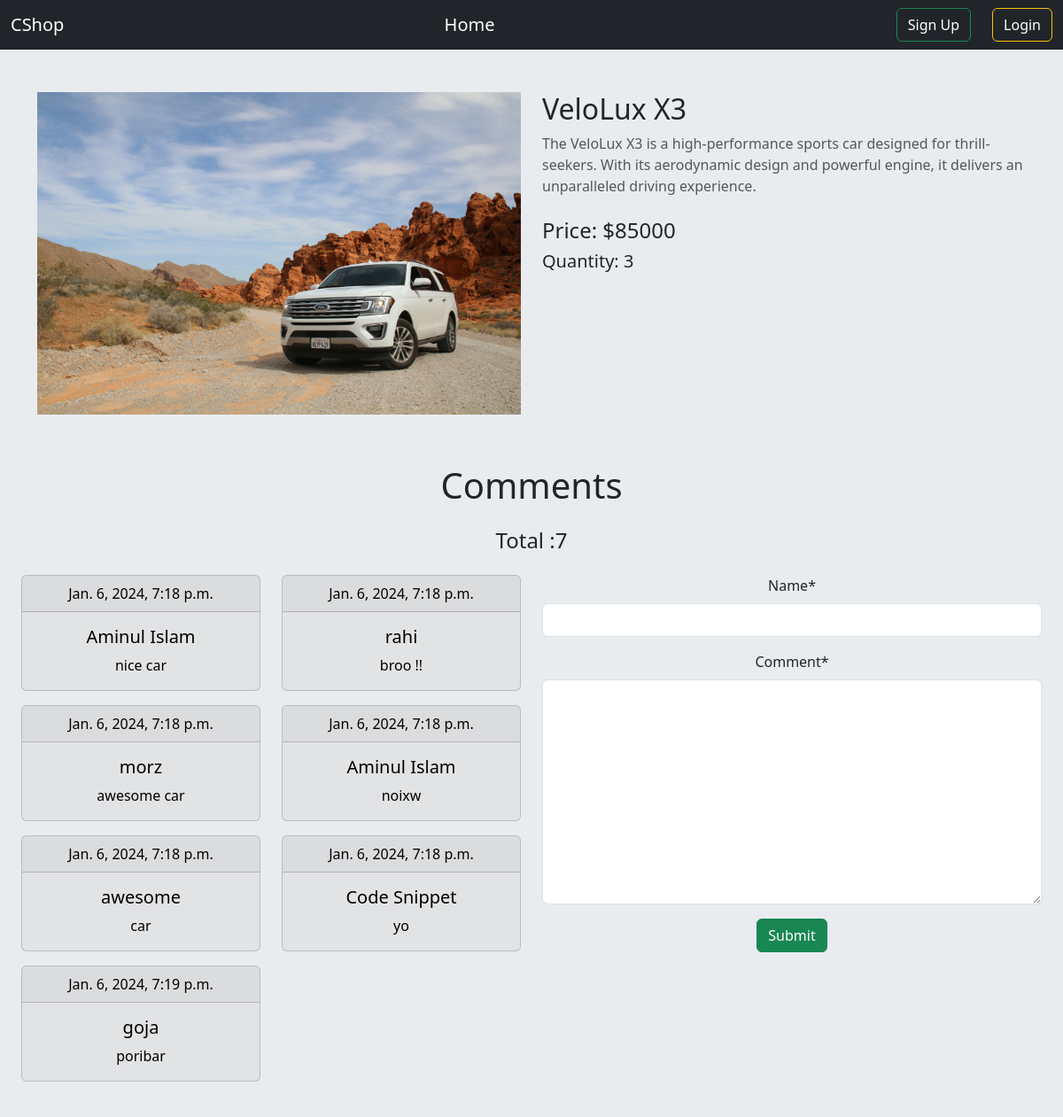
The app's page /car/details/3 with its own data.
### cars/models.py (models this page shows, shortened)
class Car(models.Model):
    image = models.ImageField(upload_to='cars/media/uploads/')
    name = models.CharField(max_length=120)
    description = models.TextField()
    quantity = models.IntegerField()
    price = models.BigIntegerField()
    brand = models.ForeignKey(Brand, on_delete=models.CASCADE)

### userauth/models.py (models this page shows, shortened)
class Comment(models.Model):
    car = models.ForeignKey(Car, on_delete=models.CASCADE, related_name='comments')
    name = models.CharField(max_length=30)
    Comment = models.TextField()
    created_on = models.DateTimeField(auto_now_add=True,null=True,blank=True)

### cars/views.py (the view)
# urls.py: path('details/<int:id>',views.detail,name='details'),
def detail(request,id):
    carr = Car.objects.get(pk=id)
    comments= Comment.objects.filter(car=carr)
    if request.method=='POST':
        form = CommentForm(request.POST)
        if form.is_valid():
            comment = form.save(commit=False)
            comment.car = carr
            comment.save()
            return redirect('details',id=id)
    else :
        form = CommentForm()
    return render(request,'car_details.html',{'car':carr,'form':form,'comment':comments})

### userauth/forms.py
class CommentForm(forms.ModelForm):
    class Meta :
        model = Comment
        fields=['name','Comment']

### cars/templates/car_details.html (shortened to what this page needs)
{% extends "base.html" %} {% load crispy_forms_tags %} {% block content %}
<div class ="bg-body-secondary">
<div class="container pt-5">
  <div class="row">
    <div class="col-md-6">
      <img
        src="{{ car.image.url }}"
        class="img-fluid"
        alt="{{ car.name }} Image"
      />
    </div>
    <div class="col-md-6">
      <div class="mb-4">
        <h2>{{ car.name }}</h2>
        <p class="text-muted">{{ car.description }}</p>
      </div>
      <div class="mb-4">
        <h4>Price: ${{ car.price }}</h4>
        <h5>Quantity: {{ car.quantity }}</h5>
      </div>
    </div>
  </div>
</div>
<div class=" p-2 w-100   bg-body-secondary  ">
    <div class="text-center">
        <h1 class="mb-4 pt-5 ">Comments</h1>
         <h4 class='px-3 '>Total :{{comment| length}}</h4>
   <div class="row p-3 ">
    <div class="col-6">
        <div class='row'>
       {% for cm in comment %}
       <div class="col-6">
       <div class="card text-black bg-secondary-subtle  mb-3" style="max-width: 18rem;">
        <div class="card-header">{{cm.created_on}}</div>
        <div class="card-body">
          <h5 class="card-title">{{cm.name}}</h5>
          <p class="card-text">{{cm.Comment}}</p>
        </div>
      </div>
    </div>
       {% endfor %}
    </div>
      </div>
    <div class="col-6">
      <form method="post">
          {{form|crispy}}
          <button class="btn btn-success" type="submit">Submit</button>
        </form>
      </div>
    </div>
        </div>
</div>
{% endblock %}

### templates/base.html (shortened to what this page needs)
<!doctype html>
<html lang="en">
  <head>
    <link href="https://cdn.jsdelivr.net/npm/bootstrap@5.3.2/dist/css/bootstrap.min.css" rel="stylesheet">
  </head>
  <body>
    <nav class="navbar navbar-light bg-dark">
      <div class="container-fluid">
        <a class="navbar-brand text-white">CShop</a>
        <a class="navbar-brand text-white" href="{% url 'homepage' %}">Home</a>
        <div class="d-flex">
          {% if user.is_authenticated %}
          <a href="{% url 'profile' %}" class="btn btn-outline-success text-white mx-4" type="submit">Profile</a>
          <a href="{% url 'logout' %}" class="btn btn-outline-warning text-white" type="submit">Logout</a>
          {% else%}
          <a href="{% url 'signup' %}" class="btn btn-outline-success mx-4 text-white">Sign Up</a>
          <a href="{% url 'login' %}" class="btn btn-outline-warning text-white" type="submit">Login</a>
          {% endif %}
        </div>
      </div>
    </nav>
    {% block content %}
    {% endblock content %}
  </body>
</html>

### records on screen
Car: image (picture), name "VeloLux X3", description "The VeloLux X3 is a high-performance sports car designed for thrill-seekers. With its aerodynamic design and powerful engine, it delivers an unparalleled driving experience.", price "85000", quantity "3"
Comment: created_on "Jan. 6, 2024, 7:18 p.m.", name "Aminul Islam", Comment "nice car"
Comment: created_on "Jan. 6, 2024, 7:18 p.m.", name "rahi", Comment "broo !!"
Comment: created_on "Jan. 6, 2024, 7:18 p.m.", name "morz", Comment "awesome car"
Comment: created_on "Jan. 6, 2024, 7:18 p.m.", name "Aminul Islam", Comment "noixw"
Comment: created_on "Jan. 6, 2024, 7:18 p.m.", name "awesome", Comment "car"
Comment: created_on "Jan. 6, 2024, 7:18 p.m.", name "Code Snippet", Comment "yo"
Comment: created_on "Jan. 6, 2024, 7:19 p.m.", name "goja", Comment "poribar"

### other values on screen
{{ comment| length }} "7"
